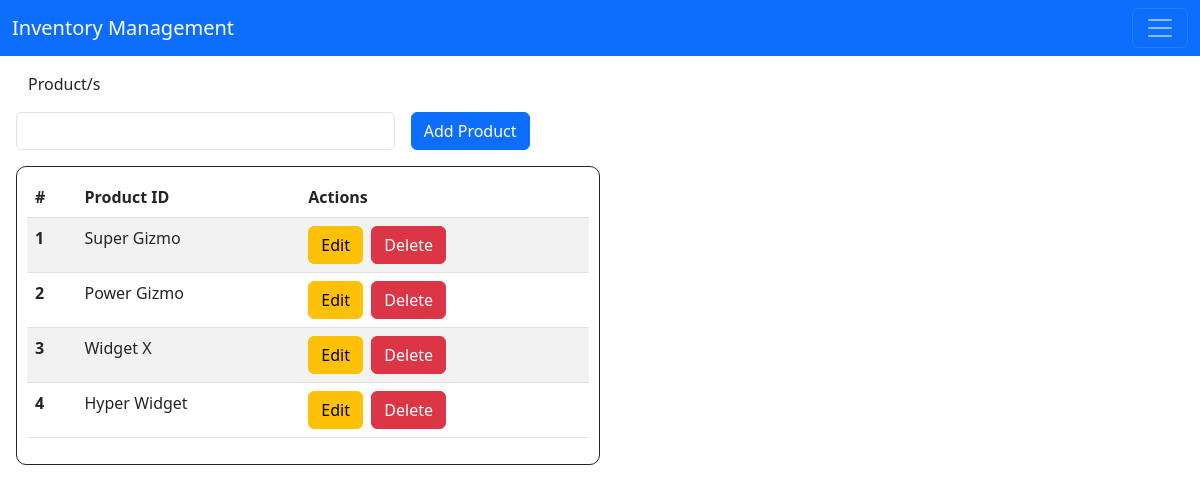
/product, run on the app's committed database.
### app.py (models this page shows, shortened)
class Product(db.Model):
    product_id = db.Column(db.String(50), primary_key=True)

### app.py (the view)
@app.route('/product', methods=['POST', 'GET'])
def insert_product():
    if request.method == 'POST':
        product_id = request.form['product_id']
        product = Product.query.get(product_id)
        if product:
            product.product_id = product_id
        else:
            product = Product(product_id=product_id)
        try:
            db.session.add(product)
            db.session.commit()
            return redirect('/product')
        except:
            return "There was an error inserting the product"
    else:
        products = Product.query.all()
        return render_template('product.html', products=products)

### templates/product.html (shortened to what this page needs)
{% extends 'base.html' %}
{% block body %}
<div style="margin: 1rem;">
    <div class="container-fluid" style="margin-bottom: 1rem;">Product/s</div>
    <div class="form" style="margin-bottom: 1rem;">
        <form action="/product" method="post">
            <div class="row g-3 align-items-center">
                <div class="col-4">
                    <input type="text" name="product_id" id="product_id" class="form-control" required>
                </div>
                <div class="col-2">
                    <input type="submit" value="Add Product" class="btn btn-primary">
                </div>
            </div>
        </form>
    </div>
    <div class="col-6" style="border: 1px solid; border-radius: 10px; padding: 10px;">
        <table class="table table-striped">
            <thead>
              <tr>
                <th scope="col">#</th>
                <th scope="col">Product ID</th>
                <th scope="col">Actions</th>
              </tr>
            </thead>
            <tbody>
            {% for product in products %}
                <tr>
                    <th scope="row">{{(loop.index0 + 1)}}</th>
                    <td>{{product.product_id}}</td>
                    <td>
                        <a class="btn btn-warning" href="/product/update/{{product.product_id}}">Edit</a>&nbsp;
                        <a class="btn btn-danger" href="/product/delete/{{product.product_id}}">Delete</a>
                    </td>
                </tr>
            {% endfor %}
            </tbody>
        </table>
    </div>
</div>
{% endblock %}

### static/css/main.css (style rules this page uses)
body { margin: 0; }

### data on the page
Product: index0 "1", product_id "Super Gizmo"
Product: index0 "2", product_id "Power Gizmo"
Product: index0 "3", product_id "Widget X"
Product: index0 "4", product_id "Hyper Widget"
